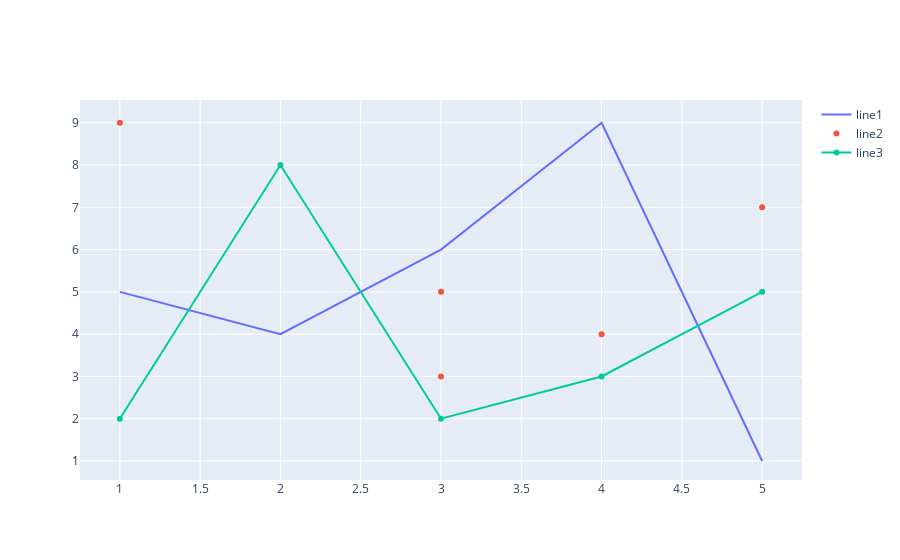

This figure's notebook cell:
### Code cell
x1 ,y1 = [1,2,3,4,5] , [5, 4 , 6 ,9,1]
x2 ,y2 = [1,3,3,4,5] , [9, 5 , 3 ,4,7]
x3 ,y3 = [1,2,3,4,5] , [2, 8 , 2 ,3,5]

fig = go.Figure()

fig.add_trace(go.Scatter(x=x1 , y=y1 , name="line1", mode="lines"))
fig.add_trace(go.Scatter(x=x2 , y=y2 ,name="line2" , mode="markers"))
fig.add_trace(go.Scatter(x=x3 , y=y3 , name="line3" , mode="lines+markers"))

### Figure 1 — Plotly figure (JSON) as saved in the notebook; plotly's stock layout.template omitted (floating-point values rounded to 4 significant figures)
{"data": [{"mode": "lines", "name": "line1", "type": "scatter", "x": [1, 2, 3, 4, 5], "y": [5, 4, 6, 9, 1]}, {"mode": "markers", "name": "line2", "type": "scatter", "x": [1, 3, 3, 4, 5], "y": [9, 5, 3, 4, 7]}, {"mode": "lines+markers", "name": "line3", "type": "scatter", "x": [1, 2, 3, 4, 5], "y": [2, 8, 2, 3, 5]}], "layout": {}}
